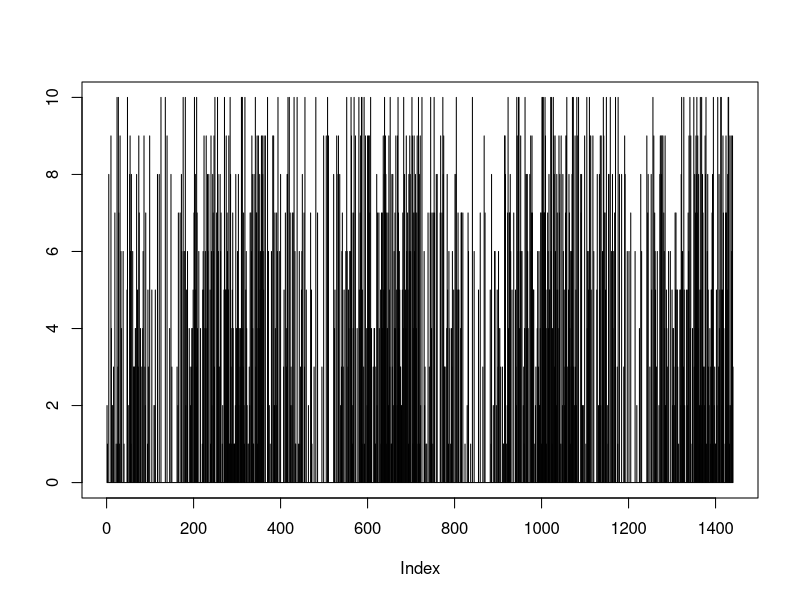
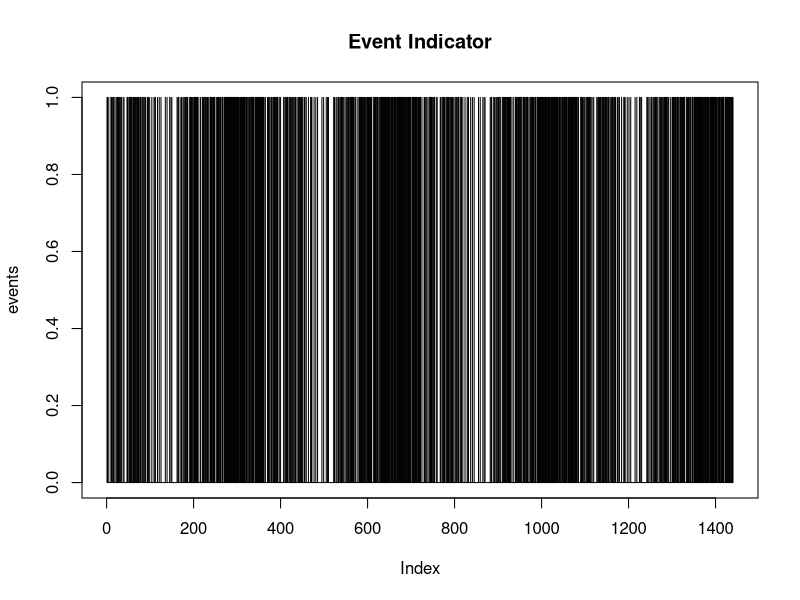
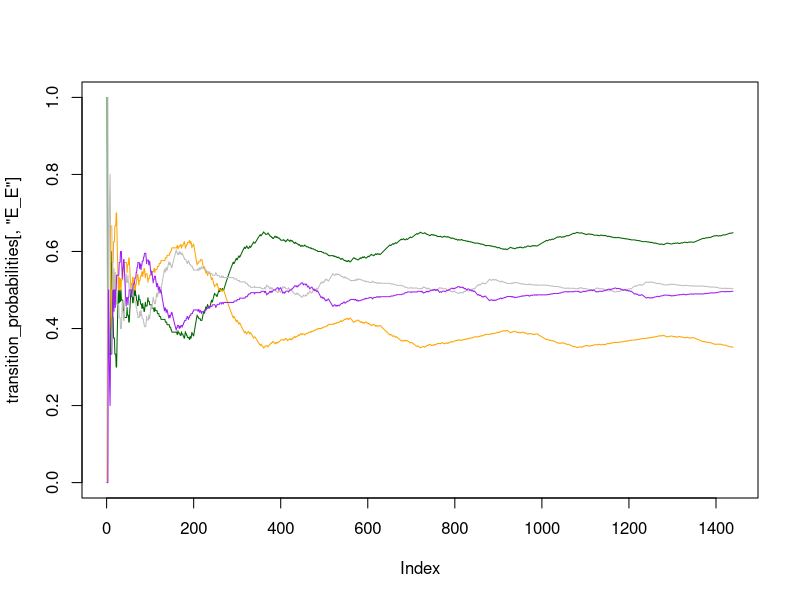

R code for these plots, in order: (Note: this script raises an error after producing the figures.)

set.seed(1)
# Synthetic data generation

## data for 1 year
days = 360

## Events encoded as 0,1
event_indicator = c(0,1)

## Breaking the year into quarters 
## arbitrary, could be anything
q1_prob = c(0.5,0.5)
q2_prob = c(0.7,0.3)
q3_prob = c(0.4,0.6)
q4_prob = c(0.1,0.9)

## Generating Events based on quarterly probabilities 
q1_events = sample(x = c(0,1), size = days/4, replace = T, prob = q1_prob)
q2_events = sample(x = c(0,1), size = days/4, replace = T, prob = q2_prob)
q3_events = sample(x = c(0,1), size = days/4, replace = T, prob = q3_prob)
q4_events = sample(x = c(0,1), size = days/4, replace = T, prob = q4_prob)

events = c(q1_events, q2_events, q3_events, q4_events, 
           q1_events, q2_events, q3_events, q4_events,
           q1_events, q2_events, q3_events, q4_events,
           q1_events, q2_events, q3_events, q4_events)

## Plotting
# the sample() bit is just to change magnitude to reflect what an actual data source would probably look like
# clear seasonality in Q4
plot(events * sample(x = seq(1:10), size = length(events), replace = T), type = 'h', ylab = "") # Inflated

# Indicator
plot(events, type = 'h', main = 'Event Indicator') # Indicator of event

# Empty matrices for transition probabilities (as a transition matrix and tracking the transition probabilities through time)
event_transitions = matrix(data = 0, nrow = 2, ncol = 2, dimnames = list(c("No Event","Event"),c("No Event","Event")))
transition_probabilities = matrix(data = 0, nrow = length(events)-1, ncol = 4); colnames(transition_probabilities) = c("E_E","E_NE","NE_NE","NE_E")

for(i in 1:(length(events)-1)){

  #events[i:(i+1)]
  if(events[i] == 1 & events[i+1] == 1){event_transitions["Event","Event"] = event_transitions["Event","Event"] + 1}
  if(events[i] == 1 & events[i+1] == 0){event_transitions["Event","No Event"] = event_transitions["Event","No Event"] + 1}
  if(events[i] == 0 & events[i+1] == 0){event_transitions["No Event","No Event"] = event_transitions["No Event","No Event"] + 1}
  if(events[i] == 0 & events[i+1] == 1){event_transitions["No Event","Event"] = event_transitions["No Event","Event"] + 1}

  transition_probabilities[i,"E_E"] = (event_transitions/rowSums(event_transitions))["Event","Event"]
  transition_probabilities[i,"E_NE"] = (event_transitions/rowSums(event_transitions))["Event","No Event"]
  transition_probabilities[i,"NE_NE"] = (event_transitions/rowSums(event_transitions))["No Event","No Event"]
  transition_probabilities[i,"NE_E"] = (event_transitions/rowSums(event_transitions))["No Event","Event"]
  
}
transition_probabilities[!is.finite(transition_probabilities)] = 0 # there are a few NaNs in the first few lines from bad 0/0 averages

## Transition Probablities 
event_transitions/rowSums(event_transitions)

## Running Transition Probabilities
transition_probabilities

## Plot of above 
plot(transition_probabilities[,"E_E"], type = 'l', col = "darkgreen", ylim = c(0,1)); #abline(v = seq(0,days, by = days/4), col = 'red')
lines(transition_probabilities[,"E_NE"], col = 'orange'); #abline(v = seq(0,days, by = days/4), col = 'red')
lines(transition_probabilities[,"NE_NE"], col = 'grey'); #abline(v = seq(0,days, by = days/4), col = 'red')
lines(transition_probabilities[,"NE_E"], col = 'purple'); #abline(v = seq(0,days, by = days/4), col = 'red')
#abline(v = seq(0,days*4,days/4), col = 'red')


### ignore below - make for comparing a "convergence" of timeframes 

#A = transition_probabilities - 1440
lines(A[,"E_E"], type = 'l', col = "darkgreen"); #abline(v = seq(0,days, by = days/4), col = 'red')
lines(A[,"E_NE"], col = 'orange'); #abline(v = seq(0,days, by = days/4), col = 'red')
lines(A[,"NE_NE"], col = 'grey'); #abline(v = seq(0,days, by = days/4), col = 'red')
lines(A[,"NE_E"], col = 'purple'); #abline(v = seq(0,days, by = days/4), col = 'red')

#B = transition_probabilities - 720
lines(B[,"E_E"], type = 'l', col = "darkgreen"); #abline(v = seq(0,days, by = days/4), col = 'red')
lines(B[,"E_NE"], col = 'orange'); #abline(v = seq(0,days, by = days/4), col = 'red')
lines(B[,"NE_NE"], col = 'grey'); #abline(v = seq(0,days, by = days/4), col = 'red')
lines(B[,"NE_E"], col = 'purple'); #abline(v = seq(0,days, by = days/4), col = 'red')

#C = transition_probabilities - 1080
lines(C[,"E_E"], type = 'l', col = "darkgreen"); #abline(v = seq(0,days, by = days/4), col = 'red')
lines(C[,"E_NE"], col = 'orange'); #abline(v = seq(0,days, by = days/4), col = 'red')
lines(C[,"NE_NE"], col = 'grey'); #abline(v = seq(0,days, by = days/4), col = 'red')
lines(C[,"NE_E"], col = 'purple'); #abline(v = seq(0,days, by = days/4), col = 'red')

#D = transition_probabilities - 360
lines(D[,"E_E"], type = 'l', col = "darkgreen"); #abline(v = seq(0,days, by = days/4), col = 'red')
lines(D[,"E_NE"], col = 'orange'); #abline(v = seq(0,days, by = days/4), col = 'red')
lines(D[,"NE_NE"], col = 'grey'); #abline(v = seq(0,days, by = days/4), col = 'red')
lines(D[,"NE_E"], col = 'purple'); #abline(v = seq(0,days, by = days/4), col = 'red')

#E = transition_probabilities - 1200
lines(E[,"E_E"], type = 'l', col = "darkgreen"); #abline(v = seq(0,days, by = days/4), col = 'red')
lines(E[,"E_NE"], col = 'orange'); #abline(v = seq(0,days, by = days/4), col = 'red')
lines(E[,"NE_NE"], col = 'grey'); #abline(v = seq(0,days, by = days/4), col = 'red')
lines(E[,"NE_E"], col = 'purple'); #abline(v = seq(0,days, by = days/4), col = 'red')

#G = transition_probabilities# - 1300
lines(G[,"E_E"], type = 'l', col = "darkgreen"); #abline(v = seq(0,days, by = days/4), col = 'red')
lines(G[,"E_NE"], col = 'orange'); #abline(v = seq(0,days, by = days/4), col = 'red')
lines(G[,"NE_NE"], col = 'grey'); #abline(v = seq(0,days, by = days/4), col = 'red')
lines(G[,"NE_E"], col = 'purple'); #abline(v = seq(0,days, by = days/4), col = 'red')



(A[,"E_E"] - B[,"E_E"])[length(A[,"E_E"] - B[,"E_E"])]
(A[,"E_NE"] - B[,"E_NE"])[length(A[,"E_NE"] - B[,"E_NE"])]
(A[,"NE_NE"] - B[,"NE_NE"])[length(A[,"NE_NE"] - B[,"NE_NE"])]
(A[,"NE_E"] - B[,"NE_E"])[length(A[,"NE_E"] - B[,"NE_E"])]

(A[,"E_E"] - C[,"E_E"])[length(A[,"E_E"] - C[,"E_E"])]
(A[,"E_NE"] - C[,"E_NE"])[length(A[,"E_NE"] - C[,"E_NE"])]
(A[,"NE_NE"] - C[,"NE_NE"])[length(A[,"NE_NE"] - C[,"NE_NE"])]
(A[,"NE_E"] - C[,"NE_E"])[length(A[,"NE_E"] - C[,"NE_E"])]

(A[,"E_E"] - D[,"E_E"])[length(A[,"E_E"] - D[,"E_E"])]
(A[,"E_NE"] - D[,"E_NE"])[length(A[,"E_NE"] - D[,"E_NE"])]
(A[,"NE_NE"] - D[,"NE_NE"])[length(A[,"NE_NE"] - D[,"NE_NE"])]
(A[,"NE_E"] - D[,"NE_E"])[length(A[,"NE_E"] - D[,"NE_E"])]

(A[,"E_E"] - E[,"E_E"])[length(A[,"E_E"] - E[,"E_E"])]
(A[,"E_NE"] - E[,"E_NE"])[length(A[,"E_NE"] - E[,"E_NE"])]
(A[,"NE_NE"] - E[,"NE_NE"])[length(A[,"NE_NE"] - E[,"NE_NE"])]
(A[,"NE_E"] - E[,"NE_E"])[length(A[,"NE_E"] - E[,"NE_E"])]

(A[,"E_E"] - G[,"E_E"])[length(A[,"E_E"] - G[,"E_E"])]
(A[,"E_NE"] - G[,"E_NE"])[length(A[,"E_NE"] - G[,"E_NE"])]
(A[,"NE_NE"] - G[,"NE_NE"])[length(A[,"NE_NE"] - G[,"NE_NE"])]
(A[,"NE_E"] - G[,"NE_E"])[length(A[,"NE_E"] - G[,"NE_E"])]


